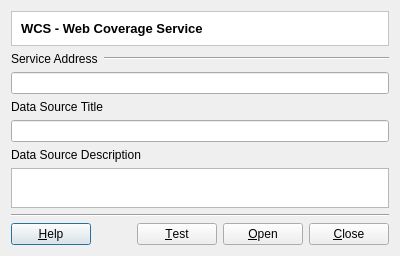
<?xml version="1.0" encoding="UTF-8"?>
<ui version="4.0">
 <class>WCSConnectorDialogForm</class>
 <widget class="QDialog" name="WCSConnectorDialogForm">
  <property name="geometry">
   <rect>
    <x>0</x>
    <y>0</y>
    <width>400</width>
    <height>253</height>
   </rect>
  </property>
  <property name="windowTitle">
   <string>WCS Connector</string>
  </property>
  <layout class="QVBoxLayout" name="verticalLayout" stretch="0,0,0,0,0,0,0,0,0">
   <item>
    <widget class="QFrame" name="frame_2">
     <property name="styleSheet">
      <string notr="true">QWidget { background: white }</string>
     </property>
     <property name="frameShape">
      <enum>QFrame::StyledPanel</enum>
     </property>
     <property name="frameShadow">
      <enum>QFrame::Sunken</enum>
     </property>
     <layout class="QVBoxLayout" name="verticalLayout_5">
      <item>
       <widget class="QLabel" name="m_datasourceTypeTitleLabel">
        <property name="font">
         <font>
          <pointsize>10</pointsize>
          <weight>75</weight>
          <bold>true</bold>
         </font>
        </property>
        <property name="text">
         <string>WCS - Web Coverage Service</string>
        </property>
       </widget>
      </item>
     </layout>
    </widget>
   </item>
   <item>
    <layout class="QHBoxLayout" name="horizontalLayout" stretch="0,1">
     <item>
      <widget class="QLabel" name="label">
       <property name="text">
        <string>Service Address</string>
       </property>
      </widget>
     </item>
     <item>
      <widget class="Line" name="line">
       <property name="orientation">
        <enum>Qt::Horizontal</enum>
       </property>
      </widget>
     </item>
    </layout>
   </item>
   <item>
    <widget class="QLineEdit" name="m_dbPathLineEdit"/>
   </item>
   <item>
    <widget class="QLabel" name="label_2">
     <property name="text">
      <string>Data Source Title</string>
     </property>
    </widget>
   </item>
   <item>
    <widget class="QLineEdit" name="m_datasourceTitleLineEdit"/>
   </item>
   <item>
    <widget class="QLabel" name="label_3">
     <property name="text">
      <string>Data Source Description</string>
     </property>
    </widget>
   </item>
   <item>
    <widget class="QTextEdit" name="m_datasourceDescriptionTextEdit">
     <property name="sizePolicy">
      <sizepolicy hsizetype="Expanding" vsizetype="Minimum">
       <horstretch>0</horstretch>
       <verstretch>0</verstretch>
      </sizepolicy>
     </property>
     <property name="minimumSize">
      <size>
       <width>0</width>
       <height>40</height>
      </size>
     </property>
     <property name="toolTip">
      <string>A more detailed description about the data source</string>
     </property>
    </widget>
   </item>
   <item>
    <widget class="Line" name="line_2">
     <property name="orientation">
      <enum>Qt::Horizontal</enum>
     </property>
    </widget>
   </item>
   <item>
    <layout class="QHBoxLayout" name="horizontalLayout_4" stretch="0,1,0">
     <item>
      <widget class="QPushButton" name="m_helpPushButton">
       <property name="text">
        <string>&amp;Help</string>
       </property>
      </widget>
     </item>
     <item>
      <spacer name="horizontalSpacer">
       <property name="orientation">
        <enum>Qt::Horizontal</enum>
       </property>
       <property name="sizeHint" stdset="0">
        <size>
         <width>40</width>
         <height>20</height>
        </size>
       </property>
      </spacer>
     </item>
     <item>
      <layout class="QHBoxLayout" name="horizontalLayout_3">
       <item>
        <widget class="QPushButton" name="m_testPushButton">
         <property name="text">
          <string>&amp;Test</string>
         </property>
        </widget>
       </item>
       <item>
        <widget class="QPushButton" name="m_openPushButton">
         <property name="text">
          <string>&amp;Open</string>
         </property>
        </widget>
       </item>
       <item>
        <widget class="QPushButton" name="m_closePushButton">
         <property name="text">
          <string>&amp;Close</string>
         </property>
        </widget>
       </item>
      </layout>
     </item>
    </layout>
   </item>
  </layout>
 </widget>
 <tabstops>
  <tabstop>m_dbPathLineEdit</tabstop>
  <tabstop>m_datasourceTitleLineEdit</tabstop>
  <tabstop>m_datasourceDescriptionTextEdit</tabstop>
  <tabstop>m_testPushButton</tabstop>
  <tabstop>m_openPushButton</tabstop>
  <tabstop>m_closePushButton</tabstop>
  <tabstop>m_helpPushButton</tabstop>
 </tabstops>
 <resources/>
 <connections>
  <connection>
   <sender>m_closePushButton</sender>
   <signal>pressed()</signal>
   <receiver>WCSConnectorDialogForm</receiver>
   <slot>reject()</slot>
   <hints>
    <hint type="sourcelabel">
     <x>360</x>
     <y>225</y>
    </hint>
    <hint type="destinationlabel">
     <x>121</x>
     <y>223</y>
    </hint>
   </hints>
  </connection>
 </connections>
</ui>
